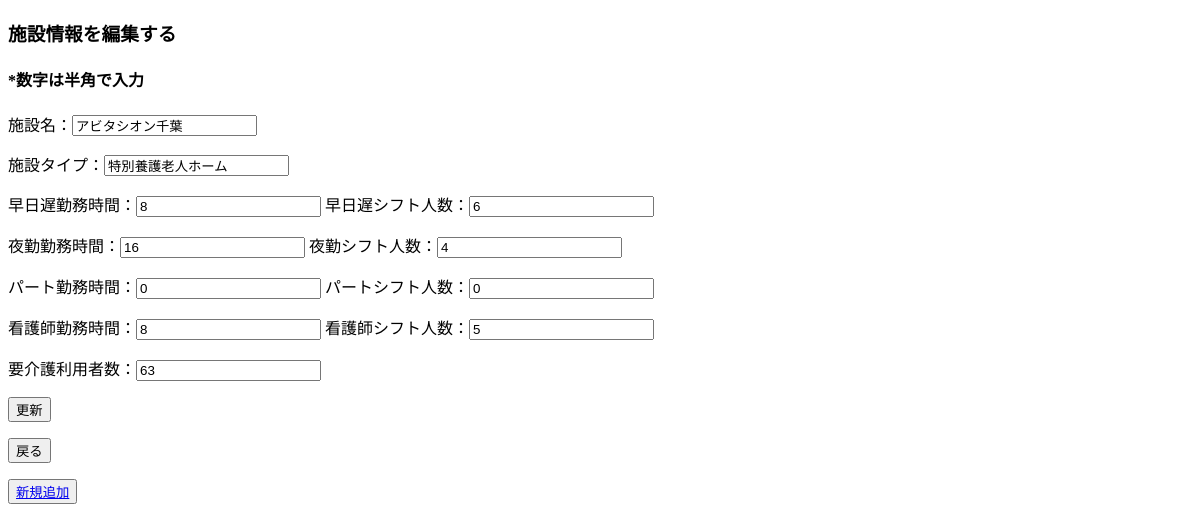
Page /shift_edit/1 on the earlier database version.
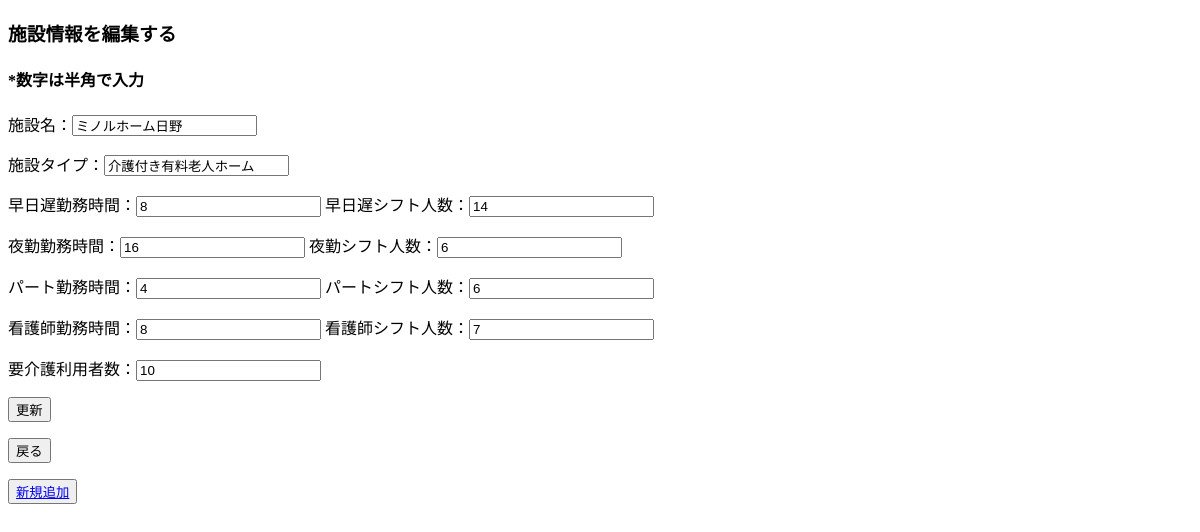
Same page on the later database version.
### tables this page shows
CREATE TABLE carehomes (
id INTEGER PRIMARY KEY AUTOINCREMENT,
homename VARCHAR,
hometype VARCHAR,
day_worktime INTEGER,
day_shiftnumber INTEGER,
night_worktime INTEGER,
night_shiftnumber INTEGER,
part_worktime INTEGER,
part_shiftnumber INTEGER,
nurse_worktime INTEGER,
nurse_shiftnumber INTEGER,
must_carenumber INTEGER
);

### shift.py (the view)
@app.route('/shift_edit/<int:id>')
def edit(id):
    prof_list = get_profile()
    prof_dict = search_prof(prof_list, id)
    return render_template('shift_edit.html', title='シフト分析', user=prof_dict)

### shift.py (called while the page is built)
def get_profile():
    conn = sqlite3.connect('profile.sqlite3')
    c = conn.cursor()
    prof_list=[]
    for i in c.execute('select * from carehomes'):
        prof_list.append(
            {'id':i[0],
            'homename':i[1],
            'hometype':i[2],
            'day_worktime':i[3],
            'day_shiftnumber':i[4],
            'night_worktime':i[5],
            'night_shiftnumber':i[6],
            'part_worktime':i[7],
            'part_shiftnumber':i[8],
            'nurse_worktime':i[9],
            'nurse_shiftnumber':i[10],
            'must_carenumber':i[11]}
        )
    conn.commit()
    conn.close()
    return prof_list

def search_prof(prof_list, id):
    result = {}
    for x in prof_list:
        if x['id'] == id:
            result = x
            break
    return result

### templates/shift_edit.html
{% extends "shift_layout.html" %}
{% block content %}
<h3>施設情報を編集する</h3>
<h4>*数字は半角で入力</h4>
<form action="/shift_update/{{user.id}}" method="POST">
    <div>
        <p>施設名：<input type="varchar" name="homename" value={{user.homename}}></p>
        <p>施設タイプ：<input type="varchar" name="hometype"  value={{user.hometype}}></p>
        <p>早日遅勤務時間：<input type="integer" name="day_worktime"  value={{user.day_worktime}}>
        早日遅シフト人数：<input type="integer" name="day_shiftnumber" value={{user.day_shiftnumber}}></p>
        <p>夜勤勤務時間：<input type="integer" name="night_worktime"  value={{user.night_worktime}}>
        夜勤シフト人数：<input type="integer" name="night_shiftnumber" value={{user.night_shiftnumber}}></p>
        <p>パート勤務時間：<input type="integer" name="part_worktime"  value={{user.part_worktime}}>
        パートシフト人数：<input type="integer" name="part_shiftnumber" value={{user.part_shiftnumber}}></p>
        <p>看護師勤務時間：<input type="integer" name="nurse_worktime"  value={{user.nurse_worktime}}>
        看護師シフト人数：<input type="integer" name="nurse_shiftnumber" value={{user.nurse_shiftnumber}}></p>
        <p>要介護利用者数：<input type="integer" name="must_carenumber"  value={{user.must_carenumber}}></p>
        <p><input type="submit" name="" value="更新"></p>
    </div>
</form>
<p><button onclick="history.back()">戻る</button></p>
<p><button><a href="/shift_add">新規追加</a></button></p>
{% endblock %}

Differences in the rows shown:
changed carehomes: homename "アビタシオン千葉" → "ミノルホーム日野"; hometype "特別養護老人ホーム" → "介護付き有料老人ホーム"; day_shiftnumber "6" → "14"; night_shiftnumber "4" → "6"; part_worktime "0" → "4"; part_shiftnumber "0" → "6"; nurse_shiftnumber "5" → "7"; must_carenumber "63" → "10"
